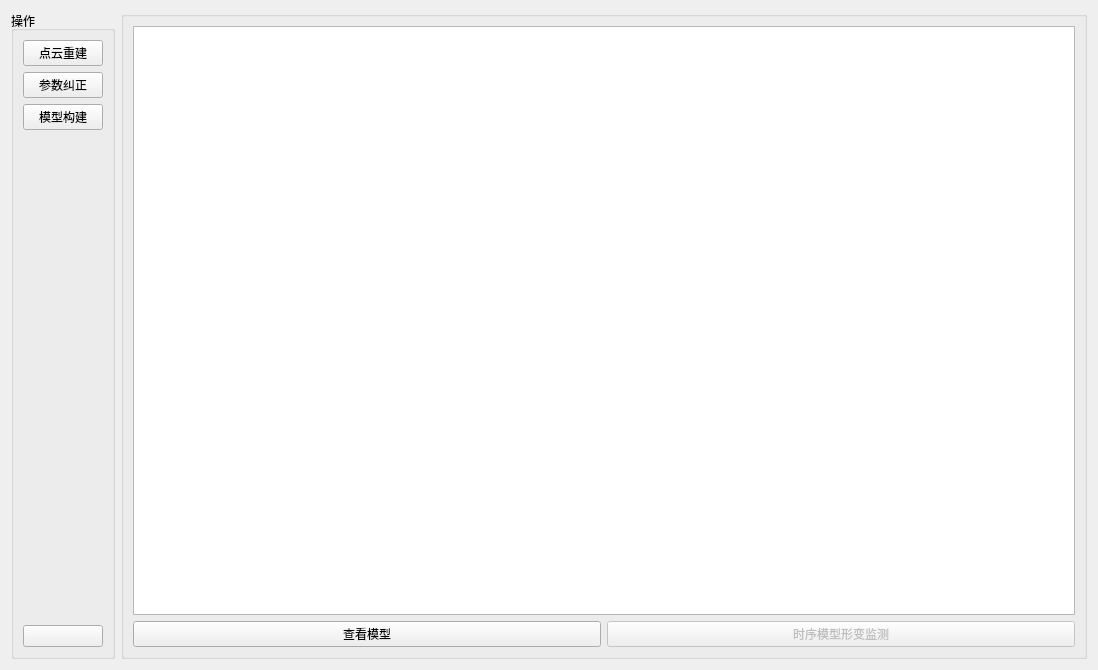
<?xml version="1.0" encoding="UTF-8"?>
<ui version="4.0">
 <class>Form</class>
 <widget class="QWidget" name="Form">
  <property name="geometry">
   <rect>
    <x>0</x>
    <y>0</y>
    <width>1098</width>
    <height>670</height>
   </rect>
  </property>
  <property name="windowTitle">
   <string>Form</string>
  </property>
  <layout class="QHBoxLayout" name="horizontalLayout_2">
   <item>
    <widget class="QGroupBox" name="groupBox_2">
     <property name="title">
      <string>操作</string>
     </property>
     <layout class="QVBoxLayout" name="verticalLayout_2">
      <item>
       <widget class="QPushButton" name="button_pointCode">
        <property name="text">
         <string>点云重建</string>
        </property>
        <property name="icon">
         <iconset>
          <normaloff>../../source/icon/3d-modelling.png</normaloff>../../source/icon/3d-modelling.png</iconset>
        </property>
        <property name="iconSize">
         <size>
          <width>50</width>
          <height>50</height>
         </size>
        </property>
       </widget>
      </item>
      <item>
       <widget class="QPushButton" name="button_camaraPara">
        <property name="text">
         <string>参数纠正</string>
        </property>
        <property name="icon">
         <iconset>
          <normaloff>../../source/icon/phot.png</normaloff>../../source/icon/phot.png</iconset>
        </property>
        <property name="iconSize">
         <size>
          <width>50</width>
          <height>50</height>
         </size>
        </property>
        <property name="checkable">
         <bool>false</bool>
        </property>
        <property name="autoRepeat">
         <bool>false</bool>
        </property>
        <property name="autoExclusive">
         <bool>false</bool>
        </property>
        <property name="autoRepeatDelay">
         <number>500</number>
        </property>
        <property name="autoRepeatInterval">
         <number>300</number>
        </property>
        <property name="autoDefault">
         <bool>true</bool>
        </property>
        <property name="default">
         <bool>false</bool>
        </property>
        <property name="flat">
         <bool>false</bool>
        </property>
       </widget>
      </item>
      <item>
       <widget class="QPushButton" name="button_3D">
        <property name="text">
         <string>模型构建</string>
        </property>
        <property name="icon">
         <iconset>
          <normaloff>../../source/icon/3D.png</normaloff>../../source/icon/3D.png</iconset>
        </property>
        <property name="iconSize">
         <size>
          <width>50</width>
          <height>50</height>
         </size>
        </property>
       </widget>
      </item>
      <item>
       <spacer name="verticalSpacer">
        <property name="orientation">
         <enum>Qt::Vertical</enum>
        </property>
        <property name="sizeHint" stdset="0">
         <size>
          <width>20</width>
          <height>40</height>
         </size>
        </property>
       </spacer>
      </item>
      <item>
       <widget class="QLabel" name="label">
        <property name="text">
         <string/>
        </property>
        <property name="pixmap">
         <pixmap>../../source/icon/song.png</pixmap>
        </property>
        <property name="scaledContents">
         <bool>true</bool>
        </property>
        <property name="alignment">
         <set>Qt::AlignCenter</set>
        </property>
       </widget>
      </item>
      <item>
       <widget class="QPushButton" name="button_clear">
        <property name="text">
         <string/>
        </property>
        <property name="icon">
         <iconset>
          <normaloff>../../source/icon/Bulldozer.png</normaloff>../../source/icon/Bulldozer.png</iconset>
        </property>
        <property name="iconSize">
         <size>
          <width>50</width>
          <height>50</height>
         </size>
        </property>
       </widget>
      </item>
     </layout>
    </widget>
   </item>
   <item>
    <widget class="QGroupBox" name="groupBox">
     <property name="title">
      <string/>
     </property>
     <layout class="QVBoxLayout" name="verticalLayout">
      <item>
       <widget class="QTextEdit" name="textEdit"/>
      </item>
      <item>
       <layout class="QHBoxLayout" name="horizontalLayout">
        <item>
         <widget class="QPushButton" name="button_openModel">
          <property name="text">
           <string>查看模型</string>
          </property>
          <property name="icon">
           <iconset>
            <normaloff>../../source/icon/3d-glasses.png</normaloff>../../source/icon/3d-glasses.png</iconset>
          </property>
          <property name="iconSize">
           <size>
            <width>50</width>
            <height>50</height>
           </size>
          </property>
         </widget>
        </item>
        <item>
         <widget class="QPushButton" name="button_changeModel">
          <property name="enabled">
           <bool>false</bool>
          </property>
          <property name="text">
           <string>时序模型形变监测</string>
          </property>
          <property name="icon">
           <iconset>
            <normaloff>../../source/icon/time.png</normaloff>../../source/icon/time.png</iconset>
          </property>
          <property name="iconSize">
           <size>
            <width>50</width>
            <height>50</height>
           </size>
          </property>
         </widget>
        </item>
       </layout>
      </item>
     </layout>
    </widget>
   </item>
  </layout>
 </widget>
 <resources/>
 <connections>
  <connection>
   <sender>button_clear</sender>
   <signal>clicked()</signal>
   <receiver>textEdit</receiver>
   <slot>clear()</slot>
   <hints>
    <hint type="sourcelabel">
     <x>135</x>
     <y>616</y>
    </hint>
    <hint type="destinationlabel">
     <x>485</x>
     <y>295</y>
    </hint>
   </hints>
  </connection>
 </connections>
</ui>
